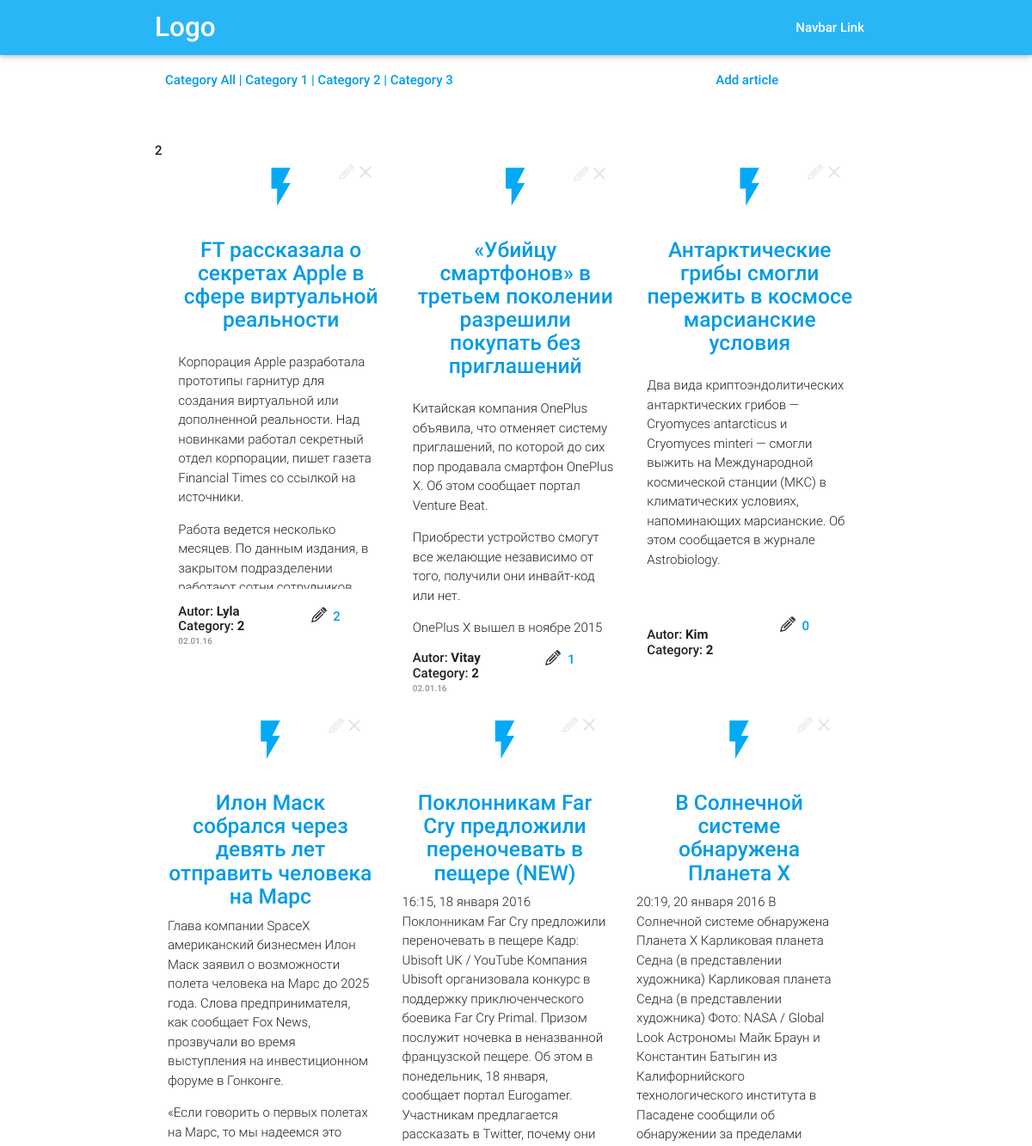
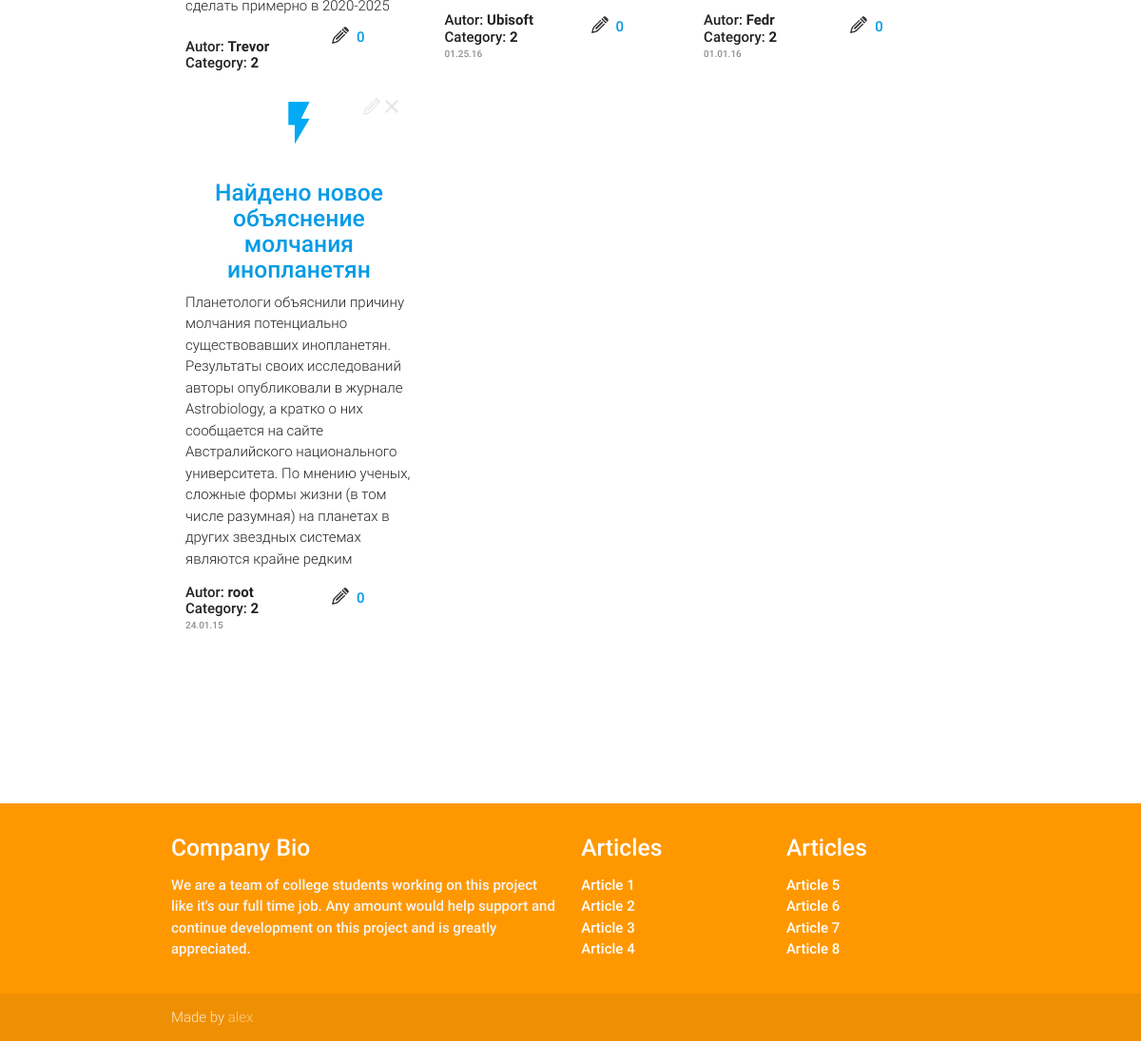
/index.php/articlescategory/id/2, run on the app's committed database (2 pictures, top to bottom).
### tables this page shows
CREATE TABLE `articles` (
  `article_id` int(11) NOT NULL AUTO_INCREMENT,
  `title` tinytext,
  `category` int(11) DEFAULT NULL,
  `read` int(11) DEFAULT NULL,
  `autor` varchar(45) DEFAULT NULL,
  `text` text,
  `date` varchar(45) DEFAULT NULL,
  `iddddd` int(11) DEFAULT NULL,
  PRIMARY KEY (`article_id`)
);

### articles.php (the view, shortened to what this page needs)
<nav style="position: fixed; top: 0%; z-index: 5;" class="light-blue lighten-1" role="navigation">
	<div class="nav-wrapper container"><a id="logo-container" href="#" class="brand-logo">Logo</a>
		<ul class="right hide-on-med-and-down">
			<li><a href="#">Navbar Link</a></li>
		</ul>
	</div>
</nav>
<div id="tools">
	<div style="margin-top: 10%;" id="category">
		<a href="http://localhost/index.php/articles">Category All |</a>
		<a href="http://localhost/index.php/articlescategory/id/1">Category 1 |</a>
		<a href="http://localhost/index.php/articlescategory/id/2">Category 2 |</a>
		<a href="http://localhost/index.php/articlescategory/id/3">Category 3 </a>
	</div>
	<a id="new_article" href="addArticle">Add article</a>
</div>
<div  style="margin-top: 5%;
margin-bottom: 15%;" class="container">
<?php
$dbh = new PDO('mysql:host=localhost;dbname=project1','root', 'root');
$dbh->exec('SET NAMES utf8');
$slctArticles = " SELECT
`article_id`,
`title`,
COUNT(rate.id) AS likes,
GROUP_CONCAT(users.login SEPARATOR '|') AS liked_by
FROM `project1`.`articles`
LEFT JOIN rate
ON articles.article_id = rate.article
LEFT JOIN users
ON rate.user = users.id
GROUP BY articles.article_id
";
$articlesQuery = $dbh->query($slctArticles);
while ($row = $articlesQuery->fetch(PDO::FETCH_OBJ))  {
	$articles[] = $row;
}
$per = 12;
echo $articles[$per]->likes;
?>
<?php
if (
	$Module == 'articles' ) {
	$Param1 = "SELECT `article_id`, `title`,`autor`,`text`, `category`, `date`
FROM `project1`.`articles`
ORDER BY `article_id` DESC;";
}
else  if ($Module == 'articlescategory') {
	$Param1 = "SELECT `article_id`, `title`, `autor`,`text`,  `category`, `date`
	FROM `project1`.`articles`
	WHERE `category` = '$Param[id]'
  	--   ЧЕ ТО Я НЕ ВРУБИЛСЯ КАК ЭТА ФИШКА ВЫЧИСЛЯЕТ ID
  	ORDER BY `article_id` DESC;";
  }
  $dbh = new PDO('mysql:host=localhost;dbname=project1','root', 'root');
  $dbh->exec('SET NAMES utf8');
  $slct = $Param1;
  $assoc_res = $dbh->query($slct);
  while ( $row = $assoc_res->fetch(PDO::FETCH_ASSOC)) {
  	?>
  	<div class="col s12 m4 article_block">
  		<div class="icon-block">
  			<h2 class="center light-blue-text"><i class="material-icons">flash_on</i></h2>
  			<h5 class="center"><a target="blank" href="http://localhost/index.php/viewArticle?id=<?php echo $row['article_id']; ?>">  <?php echo $row['title']; ?>  </a> </h5>
  			<div id="article_text" class="light"> <?php echo $row['text']; ?></div>
  		</div>
  		<p id="article_autor" >Autor: <b><?php echo $row['autor']; ?> </b></p>
  		<p id="article_cat" >Category: <b><?php echo $row['category']; ?> </b></p>
  		<div id="article_date"><?php echo $row['date']; ?></div>
  		<div id="del_article"> <a href="http://localhost/index.php/deleteArticle?id=<?php echo $row['article_id']; ?>"><img src="../img/ic_close_black_24dp_2x.png" height="24" width="24" alt=""></a>  </div>
  		<div id="edit_article"> <a href="http://localhost/index.php/editArticle?id=<?php echo $row['article_id']; ?>"><img src="../img/pen-pencil-write-letter-512.png" height="18" width="18" alt=""></a>  </div>
  		<a class="like_btn" href="http://localhost/like.php?type=article&id=<?php echo $row['article_id'];?>">
  			<?php
  			$a = $row['article_id'] - 1;
  			echo $articles[$a]->likes; ?></a>
  		</div>
  		<?php }  ?>
  	</div>
  	<footer class="page-footer orange">
  		<div class="container">
  			<div class="row">
  				<div class="col l6 s12">
  					<h5 class="white-text">Company Bio</h5>
  					<p class="grey-text text-lighten-4">We are a team of college students working on this project like it's our full time job. Any amount would help support and continue development on this project and is greatly appreciated.</p>
  				</div>
  				<div class="col l3 s12">
  					<h5 class="white-text">Articles</h5>
  					<ul>
  						<li><a class="white-text" href="#!">Article 1</a></li>
  						<li><a class="white-text" href="#!">Article 2</a></li>
  						<li><a class="white-text" href="#!">Article 3</a></li>
  						<li><a class="white-text" href="#!">Article 4</a></li>
  					</ul>
  				</div>
  				<div class="col l3 s12">
  					<h5 class="white-text">Articles</h5>
  					<ul>
  						<li><a class="white-text" href="#!">Article 5</a></li>
  						<li><a class="white-text" href="#!">Article 6</a></li>
  						<li><a class="white-text" href="#!">Article 7</a></li>
  						<li><a class="white-text" href="#!">Article 8</a></li>
  					</ul>
  				</div>
	</div>
</div>
<div class="footer-copyright">
	<div class="container">
		Made by <a class="orange-text text-lighten-3" href="#">alex</a>
	</div>
</div>
</footer>

### css/style.css (style rules this page uses)
footer { position:relative; bottom: 0px; width: 100%; }
h5 a { text-decoration: none; transition: all 0.2s linear; }
.icon-block { padding: 0 15px; }
.icon-block .material-icons { font-size: inherit; }

### css/articles.style.css (style rules this page uses)
footer { position:relative; bottom: 0px; width: 100%; }
.icon-block { padding: 0 15px; }
.icon-block .material-icons { font-size: inherit; }
#tools { width: 68%; margin: 0 auto; }
#category { width: 68%; margin: 0 auto; display: inline-block; }
#new_article { display: inline-block; width: 20%; position: relative; left: 10%; }
.article_block { width: 32%; text-align: center; display: inline-block; vertical-align: top; }
#article_date { font-size: 10px; text-align: left; padding-left: 15px; opacity: .5; margin-top: 4px; }
#article_autor { text-align: left; padding-left: 15px; margin-bottom: 0px; }
#article_cat { text-align: left; padding-left: 15px; margin-bottom: 0px; margin-top: 0px; line-height: 12px; }
#article_text { text-align: left; max-height: 290px; overflow: hidden; }
.article_block { position: relative; z-index: 2; }
#del_article { height: 24px; width: 24px; position: absolute; top: 4%; left: 82%; opacity: .1; cursor: pointer; transition: all 0.2s linear; }
#edit_article { height: 24px; width: 24px; position: absolute; top: 4.5%; left: 74%; opacity: .1; cursor: pointer; transition: all 0.2s linear; }
.like_btn { position: absolute; top: 92%; left: 63%; height: 30px; width: 60px; background: url(../img/pen-pencil-write-letter-512.png); background-repeat: no-repeat; background-size: 30%; }

### data on the page
articles: title "FT рассказала о секретах Apple в сфере виртуальной реальности", text "Корпорация Apple разработала прототипы гарнитур для создания виртуальной или дополненной реальности. Над новинками работал секретный отдел корпорации, пишет газета Financial Times со ссылкой на источники. Работа ведется несколько месяцев. По данным издания, в закрытом подразделении…", autor "Lyla", category "2", date "02.01.16", likes "2"
articles: title "«Убийцу смартфонов» в третьем поколении разрешили покупать без приглашений", text "Китайская компания OnePlus объявила, что отменяет систему приглашений, по которой до сих пор продавала смартфон OnePlus X. Об этом сообщает портал Venture Beat. Приобрести устройство смогут все желающие независимо от того, получили они инвайт-код или нет. OnePlus X вышел в ноябре 2015…", autor "Vitay", category "2", date "02.01.16", likes "1"
articles: title "Антарктические грибы смогли пережить в космосе марсианские условия", text "Два вида криптоэндолитических антарктических грибов — Cryomyces antarcticus и Cryomyces minteri — смогли выжить на Международной космической станции (МКС) в климатических условиях, напоминающих марсианские. Об этом сообщается в журнале Astrobiology.", autor "Kim", category "2", likes "0"
articles: title "Илон Маск собрался через девять лет отправить человека на Марс", text "Глава компании SpaceX американский бизнесмен Илон Маск заявил о возможности полета человека на Марс до 2025 года. Слова предпринимателя, как сообщает Fox News, прозвучали во время выступления на инвестиционном форуме в Гонконге. «Если говорить о первых полетах на Марс, то мы надеемся это сделать примерно в 2020-2025…", autor "Trevor", category "2", likes "0"
articles: title "Поклонникам Far Cry предложили переночевать в пещере (NEW)", text "16:15, 18 января 2016 Поклонникам Far Cry предложили переночевать в пещере Кадр: Ubisoft UK / YouTube Компания Ubisoft организовала конкурс в поддержку приключенческого боевика Far Cry Primal. Призом послужит ночевка в неназванной французской пещере. Об этом в понедельник, 18 января, сообщает портал Eurogamer. Участникам предлагается рассказать в Twitter, почему они…", autor "Ubisoft", category "2", date "01.25.16", likes "0"
articles: title "В Солнечной системе обнаружена Планета X", text "20:19, 20 января 2016 В Солнечной системе обнаружена Планета X Карликовая планета Седна (в представлении художника) Карликовая планета Седна (в представлении художника) Фото: NASA / Global Look Астрономы Майк Браун и Константин Батыгин из Калифорнийского технологического института в Пасадене сообщили об обнаружении за пределами…", autor "Fedr", category "2", date "01.01.16", likes "0"
articles: title "Найдено новое объяснение молчания инопланетян", text "Планетологи объяснили причину молчания потенциально существовавших инопланетян. Результаты своих исследований авторы опубликовали в журнале Astrobiology, а кратко о них сообщается на сайте Австралийского национального университета. По мнению ученых, сложные формы жизни (в том числе разумная) на планетах в других звездных системах являются крайне редким…", autor "root", category "2", date "24.01.15", likes "0"

### other printed values
$articles[$per]->likes "2"
